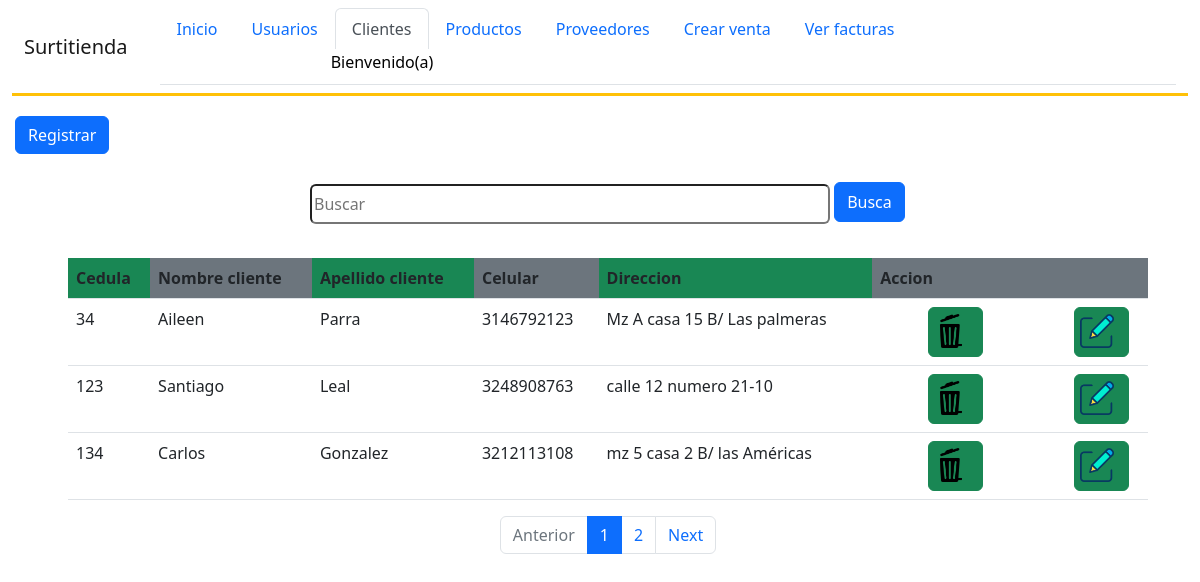
The app's page /administrador/clientes/index.php?pagina=1 with its own data.
### tables this page shows
CREATE TABLE `clientes` (
  `id_cliente` int(11) NOT NULL,
  `nombre` char(70) DEFAULT NULL,
  `apellido` char(70) DEFAULT NULL,
  `tel` bigint(10) DEFAULT NULL,
  `direccion` char(80) DEFAULT NULL
);

### administrador/clientes/index.php (the view, shortened to what this page needs)
<?php
    include_once("../../conection/conexion.php");
    $nombre1=$_SESSION['nomb'];
    $apellido=$_SESSION['apel'];
    $sentencia1="SELECT * FROM clientes";
    $resultado=$bd->prepare($sentencia1);
    $resultado->execute();
    $registros=3;
    $total=$resultado->rowCount();
   $paginas=$total/4;
   $paginas=ceil($paginas);
?>
<!DOCTYPE html>
<html lang="en">
<head>
    <link href="https://cdn.jsdelivr.net/npm/bootstrap@5.2.0-beta1/dist/css/bootstrap.min.css" rel="stylesheet">
    <link rel="stylesheet" href="../../css/clientes.css">
</head>
<body>
<div class="container-fluid">
        <nav class="navbar navbar-expand-md navbar-light border-3 border-bottom border-warning">
        <?php
                    $iniciar=($_GET['pagina']-1)*$registros;
                    $sentencia="SELECT * FROM clientes LIMIT :iniciar,:nregistros";
                    $fell=$bd->prepare($sentencia);
                    $fell->bindParam(":iniciar",$iniciar,PDO::PARAM_INT);
                    $fell->bindParam(":nregistros",$registros,PDO::PARAM_INT);
                    $fell->execute();
                    $camb=$fell->fetchAll();
                    ?>
        <div class="container-fluid">
                <a href="index.php" class="navbar-brand">Surtitienda</a>
                <div id="MenuNavegacion" class="collapse navbar-collapse">
                    <ul class="nav nav-tabs ms-3">
                        <li class="nav-item"><a class="nav-link" href="../index.php">Inicio</a></li>
                        <li class="nav-item"><a class="nav-link" href="../usuarios.php">Usuarios</a></li>
                        <li class="nav-item"><a class="nav-link active" href="../clientes/index.php">Clientes</a></li>
                        <li class="nav-item"><a class="nav-link" href="../productos/index.php">Productos</a></li>
                        <li class="nav-item"><a class="nav-link" href="../proveedores/prove.php">Proveedores</a></li>
                        <li class="nav-item"><a class="nav-link" href="../ventas/vent.php">Crear venta</a></li>
                        <li class="nav-item"><a class="nav-link" href="../facturas/factu.php">Ver facturas</a></li>
                        <div class="btn-group" role="group">
                            <button id="btnGroupDrop1" type="button" class="dropdown" data-bs-toggle="dropdown" aria-expanded="false">
                            <p id="p">Bienvenido(a) <?php echo $nombre1 ?>  <?php echo $apellido ?></p>
                            </button>
                        </div>
                    </ul>
                </div>
            </div>
        </nav>
    </div>
    <div id="nim">
            <a href="registrar.php"><button type="button" class="btn btn-primary">Registrar</button></a>
            </div>
    <form method="post" action="buscar.php">
<input class="buscar"  type="search" name="buscar"  id="" placeholder="Buscar"> <a href="#"><button id="but" class="btn btn-primary">Busca </button></a> <br> <br>
<div id="tag">
    <center>
<table  class="table">
<tr>
    <th class="bg-success" scope="col">Cedula</th>
    <th class="bg-secondary" scope="col">Nombre cliente</th>
    <th class="bg-success" scope="col">Apellido cliente</th>
    <th class="bg-secondary" scope="col">Celular</th>
    <th class="bg-success" scope="col">Direccion</th>
    <th class="bg-secondary" scope="col">Accion</th>
    <th class="bg-secondary" scope="col"></th>
</tr>
<?php
    foreach ($camb as $move) {
?>
    <tr>
        <td><?php echo $move->id_cliente;?></td>
        <td><?php echo $move->nombre?></td>
        <td><?php echo $move->apellido?></td>
        <td><?php echo $move->tel?></td>
        <td><?php echo $move->direccion?></td>
        <td><a id="q1" class="btn btn-success mx-5" href="eliminar1.php?id=<?php echo $move->id_cliente?> & nomb=<?php echo $move->nombre?>"><img class="mi" src="../../img/bote1.png" alt=""></a></td>
    <td><a id="q2" class="btn btn-success" href="modificar1.php?id=<?php echo $move->id_cliente?> & nomb=<?php echo $move->nombre?>"><img class="mi" src="../../img/modi2.png" alt=""></a></td>
    </tr>
<?php
}
?>
</div>
</form>
<nav aria-label="Page navigation example">
  <ul class="pagination justify-content-center">
    <li class="page-item <?php  echo $_GET['pagina']<=1? 'disabled' : '' ?> ">
        <a class="page-link" href="index.php?pagina=<?php echo $_GET['pagina']-1 ?>">Anterior</a>
    </li>
    <?php
        for($i=0; $i<$paginas; $i++):?>
            <li class="page-item <?php echo $_GET ['pagina']==$i+1? 'active': ''?>">
                <a class="page-link"
                href="index.php?pagina=<?php echo $i+1?>">
                <?php echo $i+1?></a>
            </li>
            <?php endfor?>
    <li class="page-item <?php  echo $_GET['pagina']>=$paginas? 'disabled' : '' ?> "><a class="page-link" href="index.php?pagina=<?php echo $_GET['pagina']+1 ?>">Next</a></li>
  </ul>
</nav>
</body>
</html>

### css/clientes.css (style rules this page uses)
.mi { margin-left: -9px; margin-top: -2px; width: 38px; height: 38px; padding: 2px; }
.buscar { margin-top: 30px; margin-left: 310px; width: 520px; height: 40px; border-radius: 6px; }
#but { height: 40px; margin-top: -7px; }
#nim { margin-left: 15px; margin-top: 20px; width: 380px; }
#tag { width: 90%; margin-top: 10px; margin-left: 68px; }
#btnGroupDrop1 { border-radius: 5px; background-color: white; margin-left: 60px; border: 0px; color:black; width: 325px; height: 35px; }

### records on screen
clientes: id_cliente "34", nombre "Aileen", apellido "Parra", tel "3146792123", direccion "Mz A casa 15 B/ Las palmeras"
clientes: id_cliente "123", nombre "Santiago", apellido "Leal", tel "3248908763", direccion "calle 12 numero 21-10"
clientes: id_cliente "134", nombre "Carlos", apellido "Gonzalez", tel "3212113108", direccion "mz 5 casa 2 B/ las Américas"
